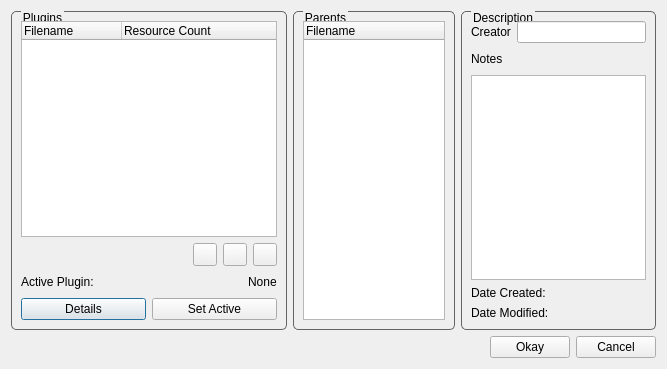
<?xml version="1.0" encoding="UTF-8"?>
<ui version="4.0">
 <class>ManagePluginsDialog</class>
 <widget class="QDialog" name="ManagePluginsDialog">
  <property name="geometry">
   <rect>
    <x>0</x>
    <y>0</y>
    <width>667</width>
    <height>369</height>
   </rect>
  </property>
  <property name="windowTitle">
   <string>Manage Plugins</string>
  </property>
  <property name="styleSheet">
   <string notr="true">QGroupBox {
border: 1px solid rgb(100,100,100);
border-radius: 5px;
margin-top: 2ex;
}

QGroupBox::title {
subcontrol-origin: margin;
left: 10px;
}
</string>
  </property>
  <layout class="QVBoxLayout" name="verticalLayout_4">
   <item>
    <layout class="QFormLayout" name="formLayout_2">
     <item row="0" column="0">
      <widget class="QGroupBox" name="groupBox">
       <property name="title">
        <string>Plugins</string>
       </property>
       <layout class="QVBoxLayout" name="verticalLayout">
        <item>
         <widget class="QTreeWidget" name="mPluginsTblW">
          <property name="autoExpandDelay">
           <number>-1</number>
          </property>
          <property name="indentation">
           <number>0</number>
          </property>
          <property name="rootIsDecorated">
           <bool>false</bool>
          </property>
          <property name="uniformRowHeights">
           <bool>true</bool>
          </property>
          <property name="itemsExpandable">
           <bool>true</bool>
          </property>
          <property name="allColumnsShowFocus">
           <bool>true</bool>
          </property>
          <attribute name="headerMinimumSectionSize">
           <number>20</number>
          </attribute>
          <attribute name="headerStretchLastSection">
           <bool>true</bool>
          </attribute>
          <column>
           <property name="text">
            <string>Filename</string>
           </property>
          </column>
          <column>
           <property name="text">
            <string>Resource Count</string>
           </property>
          </column>
         </widget>
        </item>
        <item>
         <layout class="QHBoxLayout" name="horizontalLayout_6">
          <item>
           <spacer name="horizontalSpacer_4">
            <property name="orientation">
             <enum>Qt::Horizontal</enum>
            </property>
            <property name="sizeHint" stdset="0">
             <size>
              <width>40</width>
              <height>20</height>
             </size>
            </property>
           </spacer>
          </item>
          <item>
           <widget class="QToolButton" name="mAddPluginBtn">
            <property name="text">
             <string/>
            </property>
            <property name="icon">
             <iconset resource="toolkit.qrc">
              <normaloff>:/VecTB/icons/toolbars/New_Map.png</normaloff>
              <disabledoff>:/VecTB/icons/toolbars/New_Map_Disabled.png</disabledoff>:/VecTB/icons/toolbars/New_Map.png</iconset>
            </property>
           </widget>
          </item>
          <item>
           <widget class="QToolButton" name="mEditPluginBtn">
            <property name="text">
             <string/>
            </property>
            <property name="icon">
             <iconset resource="toolkit.qrc">
              <normaloff>:/VecTB/icons/toolbars/Edit.png</normaloff>
              <disabledoff>:/VecTB/icons/toolbars/Edit_Disabled.png</disabledoff>:/VecTB/icons/toolbars/Edit.png</iconset>
            </property>
           </widget>
          </item>
          <item>
           <widget class="QToolButton" name="mDelPluginBtn">
            <property name="text">
             <string/>
            </property>
            <property name="icon">
             <iconset resource="toolkit.qrc">
              <normaloff>:/VecTB/icons/toolbars/Delete.png</normaloff>
              <disabledoff>:/VecTB/icons/toolbars/Delete_Disabled.png</disabledoff>:/VecTB/icons/toolbars/Delete.png</iconset>
            </property>
           </widget>
          </item>
         </layout>
        </item>
        <item>
         <layout class="QHBoxLayout" name="horizontalLayout"/>
        </item>
        <item>
         <layout class="QHBoxLayout" name="horizontalLayout_5">
          <item>
           <widget class="QLabel" name="label_5">
            <property name="text">
             <string>Active Plugin:</string>
            </property>
           </widget>
          </item>
          <item>
           <spacer name="horizontalSpacer_3">
            <property name="orientation">
             <enum>Qt::Horizontal</enum>
            </property>
            <property name="sizeHint" stdset="0">
             <size>
              <width>40</width>
              <height>20</height>
             </size>
            </property>
           </spacer>
          </item>
          <item>
           <widget class="QLabel" name="mActivePluginLbl">
            <property name="text">
             <string>None</string>
            </property>
           </widget>
          </item>
         </layout>
        </item>
        <item>
         <layout class="QHBoxLayout" name="horizontalLayout_7">
          <item>
           <widget class="QPushButton" name="mDetailsBtn">
            <property name="text">
             <string>Details</string>
            </property>
           </widget>
          </item>
          <item>
           <widget class="QPushButton" name="mActiveBtn">
            <property name="text">
             <string>Set Active</string>
            </property>
           </widget>
          </item>
         </layout>
        </item>
       </layout>
      </widget>
     </item>
     <item row="0" column="1">
      <layout class="QHBoxLayout" name="horizontalLayout_4">
       <item>
        <widget class="QGroupBox" name="groupBox_2">
         <property name="title">
          <string>Parents</string>
         </property>
         <layout class="QVBoxLayout" name="verticalLayout_3">
          <item>
           <widget class="QTreeWidget" name="mParentsTW">
            <property name="sizePolicy">
             <sizepolicy hsizetype="Maximum" vsizetype="Expanding">
              <horstretch>0</horstretch>
              <verstretch>0</verstretch>
             </sizepolicy>
            </property>
            <property name="indentation">
             <number>0</number>
            </property>
            <property name="itemsExpandable">
             <bool>false</bool>
            </property>
            <column>
             <property name="text">
              <string>Filename</string>
             </property>
            </column>
           </widget>
          </item>
         </layout>
        </widget>
       </item>
       <item>
        <widget class="QGroupBox" name="groupBox_3">
         <property name="title">
          <string>Description</string>
         </property>
         <layout class="QVBoxLayout" name="verticalLayout_2">
          <item>
           <layout class="QFormLayout" name="formLayout">
            <item row="0" column="0">
             <widget class="QLabel" name="label">
              <property name="text">
               <string>Creator</string>
              </property>
             </widget>
            </item>
            <item row="0" column="1">
             <widget class="QLineEdit" name="mCreatorLE">
              <property name="readOnly">
               <bool>true</bool>
              </property>
             </widget>
            </item>
           </layout>
          </item>
          <item>
           <layout class="QHBoxLayout" name="horizontalLayout_3">
            <item>
             <widget class="QLabel" name="label_2">
              <property name="text">
               <string>Notes</string>
              </property>
             </widget>
            </item>
            <item>
             <spacer name="horizontalSpacer_2">
              <property name="orientation">
               <enum>Qt::Horizontal</enum>
              </property>
              <property name="sizeHint" stdset="0">
               <size>
                <width>40</width>
                <height>20</height>
               </size>
              </property>
             </spacer>
            </item>
           </layout>
          </item>
          <item>
           <widget class="QPlainTextEdit" name="mNotesTextEdit">
            <property name="minimumSize">
             <size>
              <width>175</width>
              <height>0</height>
             </size>
            </property>
            <property name="textInteractionFlags">
             <set>Qt::TextSelectableByKeyboard|Qt::TextSelectableByMouse</set>
            </property>
           </widget>
          </item>
          <item>
           <layout class="QFormLayout" name="formLayout_3">
            <item row="0" column="0">
             <widget class="QLabel" name="label_3">
              <property name="text">
               <string>Date Created:</string>
              </property>
             </widget>
            </item>
            <item row="0" column="1">
             <widget class="QLabel" name="mDateCreatedLbl">
              <property name="text">
               <string/>
              </property>
             </widget>
            </item>
            <item row="1" column="0">
             <widget class="QLabel" name="label_4">
              <property name="text">
               <string>Date Modified:</string>
              </property>
             </widget>
            </item>
            <item row="1" column="1">
             <widget class="QLabel" name="mDateModifiedLbl">
              <property name="text">
               <string/>
              </property>
             </widget>
            </item>
           </layout>
          </item>
         </layout>
        </widget>
       </item>
      </layout>
     </item>
    </layout>
   </item>
   <item>
    <layout class="QHBoxLayout" name="horizontalLayout_2">
     <item>
      <spacer name="horizontalSpacer">
       <property name="orientation">
        <enum>Qt::Horizontal</enum>
       </property>
       <property name="sizeHint" stdset="0">
        <size>
         <width>40</width>
         <height>20</height>
        </size>
       </property>
      </spacer>
     </item>
     <item>
      <widget class="QPushButton" name="mOkayBtn">
       <property name="text">
        <string>Okay</string>
       </property>
      </widget>
     </item>
     <item>
      <widget class="QPushButton" name="mCancelBtn">
       <property name="text">
        <string>Cancel</string>
       </property>
      </widget>
     </item>
    </layout>
   </item>
  </layout>
 </widget>
 <resources>
  <include location="toolkit.qrc"/>
 </resources>
 <connections>
  <connection>
   <sender>mPluginsTblW</sender>
   <signal>itemSelectionChanged()</signal>
   <receiver>ManagePluginsDialog</receiver>
   <slot>onSelectionChange()</slot>
   <hints>
    <hint type="sourcelabel">
     <x>76</x>
     <y>211</y>
    </hint>
    <hint type="destinationlabel">
     <x>17</x>
     <y>301</y>
    </hint>
   </hints>
  </connection>
  <connection>
   <sender>mOkayBtn</sender>
   <signal>pressed()</signal>
   <receiver>ManagePluginsDialog</receiver>
   <slot>onOkay()</slot>
   <hints>
    <hint type="sourcelabel">
     <x>575</x>
     <y>358</y>
    </hint>
    <hint type="destinationlabel">
     <x>499</x>
     <y>331</y>
    </hint>
   </hints>
  </connection>
  <connection>
   <sender>mCancelBtn</sender>
   <signal>pressed()</signal>
   <receiver>ManagePluginsDialog</receiver>
   <slot>onCancel()</slot>
   <hints>
    <hint type="sourcelabel">
     <x>656</x>
     <y>358</y>
    </hint>
    <hint type="destinationlabel">
     <x>628</x>
     <y>294</y>
    </hint>
   </hints>
  </connection>
  <connection>
   <sender>mEditPluginBtn</sender>
   <signal>clicked()</signal>
   <receiver>ManagePluginsDialog</receiver>
   <slot>onEditPlugin()</slot>
   <hints>
    <hint type="sourcelabel">
     <x>237</x>
     <y>237</y>
    </hint>
    <hint type="destinationlabel">
     <x>252</x>
     <y>335</y>
    </hint>
   </hints>
  </connection>
  <connection>
   <sender>mDelPluginBtn</sender>
   <signal>clicked()</signal>
   <receiver>ManagePluginsDialog</receiver>
   <slot>onDeletePlugin()</slot>
   <hints>
    <hint type="sourcelabel">
     <x>269</x>
     <y>242</y>
    </hint>
    <hint type="destinationlabel">
     <x>381</x>
     <y>343</y>
    </hint>
   </hints>
  </connection>
  <connection>
   <sender>mActiveBtn</sender>
   <signal>pressed()</signal>
   <receiver>ManagePluginsDialog</receiver>
   <slot>onSetActive()</slot>
   <hints>
    <hint type="sourcelabel">
     <x>228</x>
     <y>306</y>
    </hint>
    <hint type="destinationlabel">
     <x>215</x>
     <y>343</y>
    </hint>
   </hints>
  </connection>
  <connection>
   <sender>mDetailsBtn</sender>
   <signal>pressed()</signal>
   <receiver>ManagePluginsDialog</receiver>
   <slot>onDetails()</slot>
   <hints>
    <hint type="sourcelabel">
     <x>106</x>
     <y>308</y>
    </hint>
    <hint type="destinationlabel">
     <x>31</x>
     <y>344</y>
    </hint>
   </hints>
  </connection>
  <connection>
   <sender>mAddPluginBtn</sender>
   <signal>clicked()</signal>
   <receiver>ManagePluginsDialog</receiver>
   <slot>onNewPlugin()</slot>
   <hints>
    <hint type="sourcelabel">
     <x>203</x>
     <y>242</y>
    </hint>
    <hint type="destinationlabel">
     <x>287</x>
     <y>358</y>
    </hint>
   </hints>
  </connection>
 </connections>
 <slots>
  <slot>onDetails()</slot>
  <slot>onSetActive()</slot>
  <slot>onSelectionChange()</slot>
  <slot>onNewPlugin()</slot>
  <slot>onOkay()</slot>
  <slot>onCancel()</slot>
  <slot>onEditPlugin()</slot>
  <slot>onDeletePlugin()</slot>
 </slots>
</ui>
